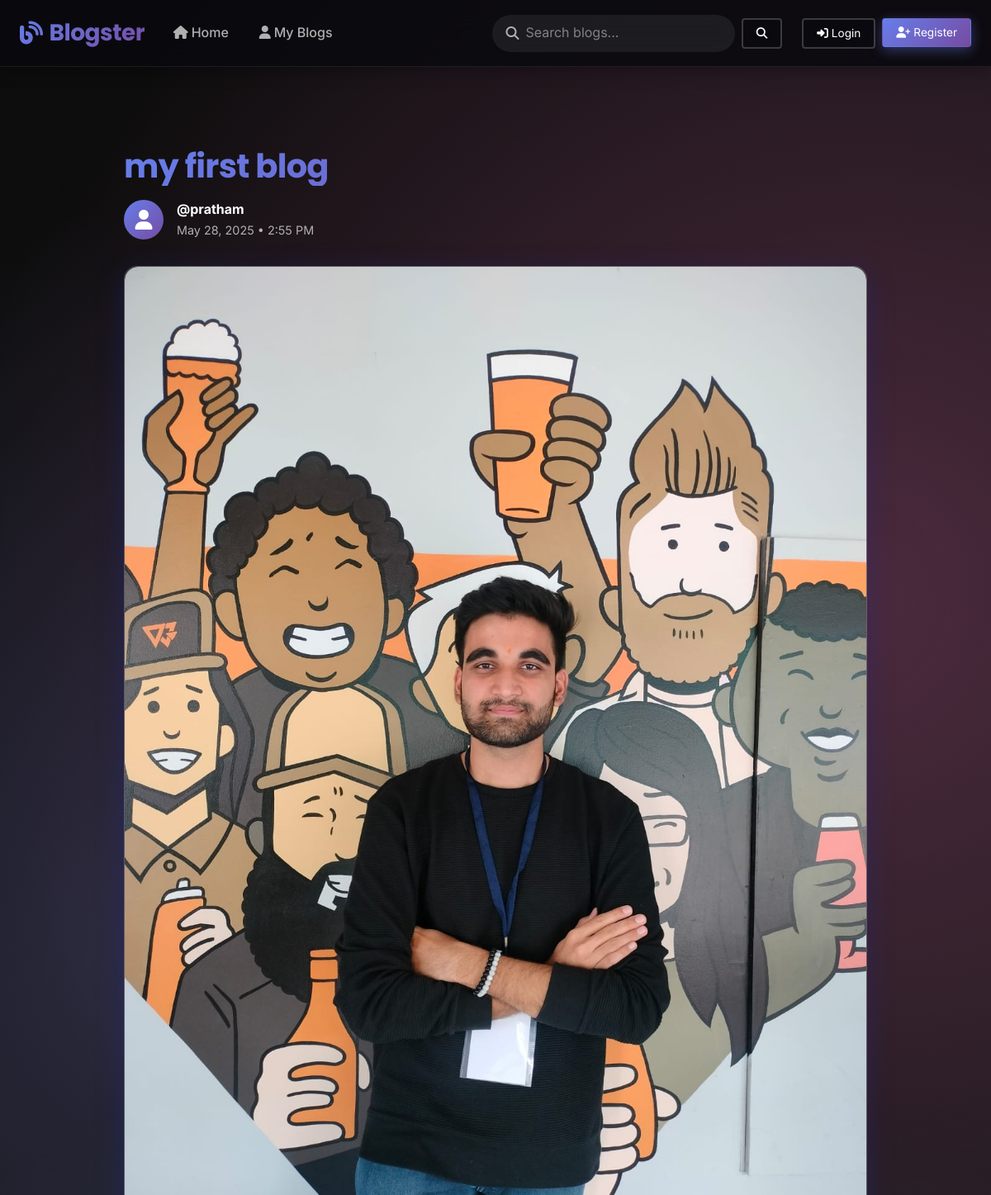
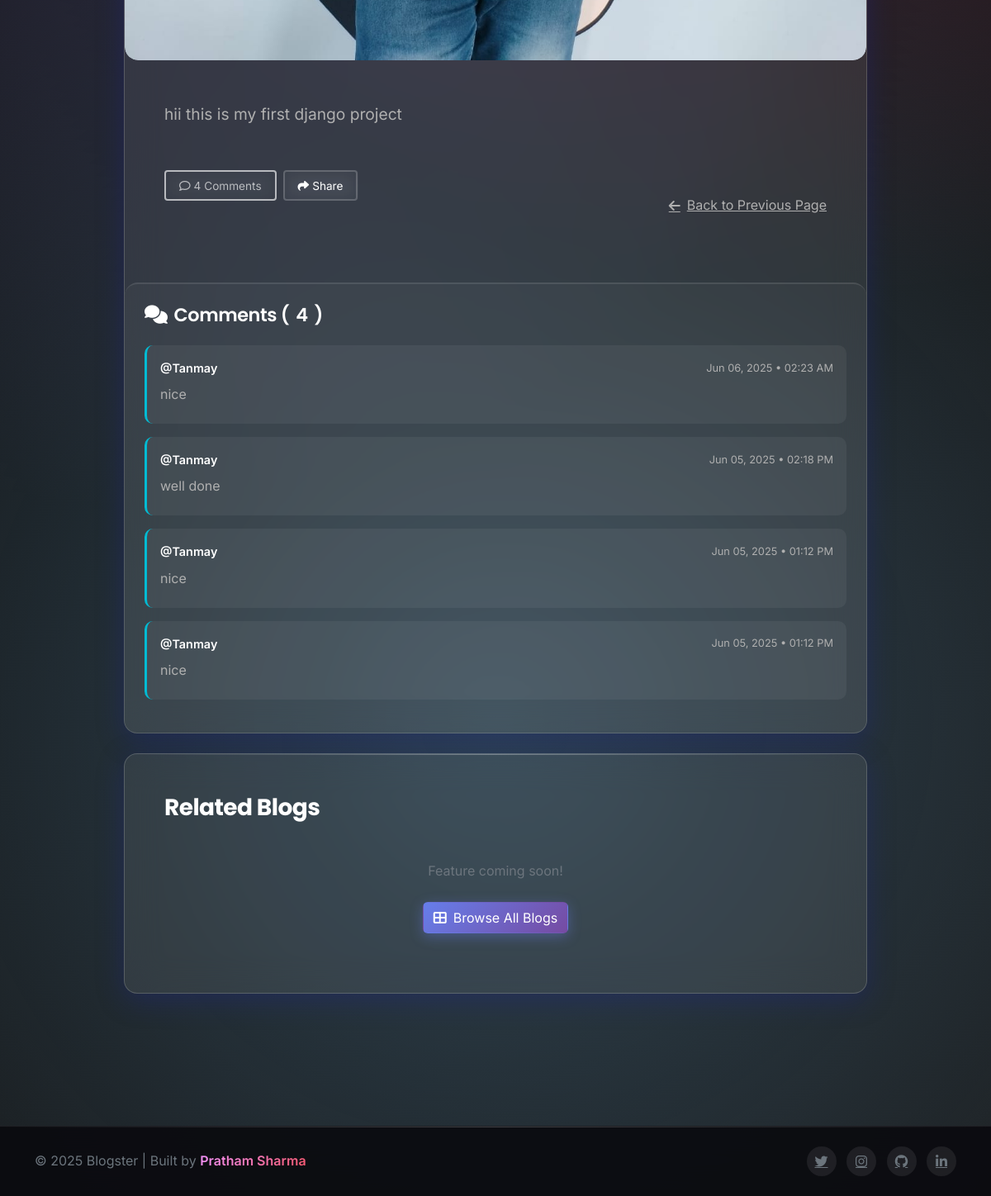
/tweet/1/, run on the app's committed database (2 pictures, top to bottom).
### tweet/models.py (models this page shows, shortened)
class Tweet(models.Model):
    user= models.ForeignKey(User,on_delete=models.CASCADE)
    title=models.TextField(max_length=240,default='my first blog')
    text=models.TextField(max_length=240)
    photo=models.ImageField(upload_to='photos/',blank=True,null=True)
    created_at=models.DateTimeField(auto_now_add=True)
    updated_at=models.DateTimeField( auto_now=True)
    likes = models.ManyToManyField(User, related_name='liked_tweets', blank=True)

class Comment(models.Model):
    tweet = models.ForeignKey(Tweet, on_delete=models.CASCADE, related_name='comments')
    user = models.ForeignKey(User, on_delete=models.CASCADE)
    text = models.TextField(max_length=500)
    created_at = models.DateTimeField(auto_now_add=True)
    sentiment = models.CharField(max_length=20, default='neutral')  # 'positive', 'negative', 'neutral'

### tweet/views.py (the view)
# urls.py: path('<int:tweet_id>/', views.tweet_detail, name='tweet_detail'),
def tweet_detail(request, tweet_id):
    tweet = get_object_or_404(Tweet, id=tweet_id)
    comments = tweet.comments.all().order_by('-created_at')
    return render(request, 'tweet_page.html', {
        'tweet': tweet,
        'comments': comments
    })

### tweet/templates/tweet_page.html (shortened to what this page needs)
{% extends "layout.html" %}
{% block content%}
<div class="container py-5">
  <div class="tweet-container">
    <div class="tweet-header">
      <h1 class="tweet-title gradient-text">{{ tweet.title }}</h1>
      <div class="tweet-meta">
        <div class="tweet-author">
          <div class="author-avatar">
            <i class="fas fa-user"></i>
          </div>
          <div class="author-info">
            <a href="{%url 'user_profile' tweet.user.id%}" style="color: inherit; text-decoration: none;">
            <div class="author-username">@{{ tweet.user.username }}</div>
            </a>
            <div class="tweet-date">
              {{ tweet.created_at|date:"F j, Y • g:i A" }}
            </div>
          </div>
        </div>
      </div>
    </div>
    <div class="glass-card p-0 overflow-hidden mb-4">
      {% if tweet.photo %}
      <div class="tweet-image-container">
        <img
          src="{{ tweet.photo.url }}"
          class="tweet-image"
          alt="{{ tweet.title }}"
        />
      </div>
      {% endif %}
      <div class="p-4 p-md-5">
        <div class="tweet-content">{{ tweet.text|linebreaksbr }}</div>
        <div class="d-flex flex-column flex-md-row justify-content-between align-items-start align-items-md-center">
          <div class="tweet-actions-buttons">
            <button class="btn btn-outline-custom btn-sm" disabled id="comment-count-btn">
              <i class="far fa-comment me-1"></i><span id="comment-count">{{ comments.count }}</span> Comment<span id="comment-plural">{{ comments.count|pluralize }}</span>
            </button>
            <button class="btn btn-outline-custom btn-sm" onclick="sharePost()">
              <i class="fas fa-share me-1"></i>Share
            </button>
          </div>
          <a href="javascript:history.back()" class="back-link">
            <i class="fas fa-arrow-left me-2"></i>Back to Previous Page
          </a>
        </div>
      </div>
      <div class="comments-section" id="comments-section">
        <h3>
          <i class="fas fa-comments"></i>
          Comments (<span id="comments-count">{{ comments.count }}</span>)
        </h3>
        <div id="comments-container">
          {% for c in comments %}
            <div class="comment-card" data-comment-id="{{ c.id }}">
              <div class="comment-header">
                <a href="{% url 'user_profile' c.user.id %}" style="color: inherit; text-decoration: none;">
                <div class="comment-user">@{{ c.user.username }}</div>
                </a>
                <div class="comment-date">{{ c.created_at|date:"M d, Y • h:i A" }}</div>
              </div>
              <div class="comment-text">{{ c.text|linebreaksbr }}</div>
            </div>
          {% empty %}
            <div class="no-comments" id="no-comments-message">
              <i class="far fa-comment-slash mb-2" style="font-size: 2rem; opacity: 0.5;"></i>
              <p>No comments yet. Be the first to start the conversation!</p>
            </div>
          {% endfor %}
        </div>
      </div>
    </div>
    <div class="glass-card p-4 p-md-5 mt-4">
      <h3 class="fw-bold mb-4">Related Blogs</h3>
      <div class="text-center py-4">
        <p class="text-secondary mb-4">Feature coming soon!</p>
        <a href="{% url 'tweet_list' %}" class="btn btn-primary-custom">
          <i class="fas fa-th-large me-2"></i>Browse All Blogs
        </a>
      </div>
    </div>
  </div>
</div>
{% endblock %}

### templates/layout.html (style rules this page uses)
:root { --primary-gradient: linear-gradient(135deg, #667eea 0%, #764ba2 100%); --secondary-gradient: linear-gradient(135deg, #f093fb 0%, #f5576c 100%); --accent-gradient: linear-gradient(135deg, #4facfe 0%, #00f2fe 100%); --success-gradient: linear-gradient(135deg, #0ba360 0%, #3cba92 100%); --warning-gradient: linear-gradient(135deg, #f093fb 0%, #f5576c 100%); --dark-gradient: linear-gradient(135deg, #0c0c0c 0%, #1a1a1a 100%); --glass-bg: rgba(255, 255, 255, 0.08); --glass-border: rgba(255, 255, 255, 0.18); --text-primary: #ffffff; --text-secondary: #b0b0b0; --shadow-primary: 0 8px 32px rgba(31, 38, 135, 0.37); --shadow-hover: 0 15px 35px rgba(31, 38, 135, 0.5); --border-radius-sm: 10px; --border-radius-md: 16px; --border-radius-lg: 24px; }
* { margin: 0; padding: 0; box-sizing: border-box; }
body { background: var(--dark-gradient); color: var(--text-primary); font-family: "Inter", -apple-system, BlinkMacSystemFont, sans-serif; line-height: 1.6; min-height: 100vh; overflow-x: hidden; }
h1, h2, h3, h4, h5, h6, .display-1, .display-2, .display-3, .display-4, .display-5, .display-6 { font-family: "Poppins", sans-serif; letter-spacing: -0.02em; }
body::before { content: ""; position: fixed; top: 0; left: 0; width: 100%; height: 100%; background: radial-gradient( circle at 15% 40%, rgba(120, 119, 198, 0.25) 0%, transparent 45% ), radial-gradient( circle at 85% 25%, rgba(255, 119, 198, 0.25) 0%, transparent 45% ), radial-gradient( circle at 50% 80%, rgba(120, 200, 255, 0.25) 0%, transparent 45% ); z-index: -1; animation: backgroundShift 20s ease-in-out infinite alternate; }
.btn-primary-custom { background: var(--primary-gradient); color: white; box-shadow: 0 4px 15px rgba(102, 126, 234, 0.4); }
.btn-outline-custom { background: transparent; border: 2px solid rgba(255, 255, 255, 0.2); color: var(--text-primary); backdrop-filter: blur(10px); box-shadow: none; }
.btn-sm { padding: 0.4rem 1rem; font-size: 0.85rem; }
.glass-card { background: var(--glass-bg); backdrop-filter: blur(20px); -webkit-backdrop-filter: blur(20px); border: 1px solid var(--glass-border); border-radius: var(--border-radius-md); box-shadow: var(--shadow-primary); transition: all 0.4s cubic-bezier(0.4, 0, 0.2, 1); overflow: hidden; position: relative; }
.glass-card::before { content: ""; position: absolute; top: 0; left: 0; right: 0; height: 1px; background: linear-gradient( 90deg, transparent, rgba(255, 255, 255, 0.3), transparent ); }
.glass-card img { transition: transform 0.5s ease; }
.gradient-text { background: var(--primary-gradient); -webkit-background-clip: text; -webkit-text-fill-color: transparent; background-clip: text; }

### data on the page
Tweet: title "my first blog", user.username "pratham", created_at "May 28, 2025 • 2:55 PM", photo (placeholder picture), text "hii this is my first django project"
Comment: user.username "Tanmay", created_at "Jun 06, 2025 • 02:23 AM", text "nice"
Comment: user.username "Tanmay", created_at "Jun 05, 2025 • 02:18 PM", text "well done"
Comment: user.username "Tanmay", created_at "Jun 05, 2025 • 01:12 PM", text "nice"
Comment: user.username "Tanmay", created_at "Jun 05, 2025 • 01:12 PM", text "nice"

### other printed values
{{ comments.count }} "4"
